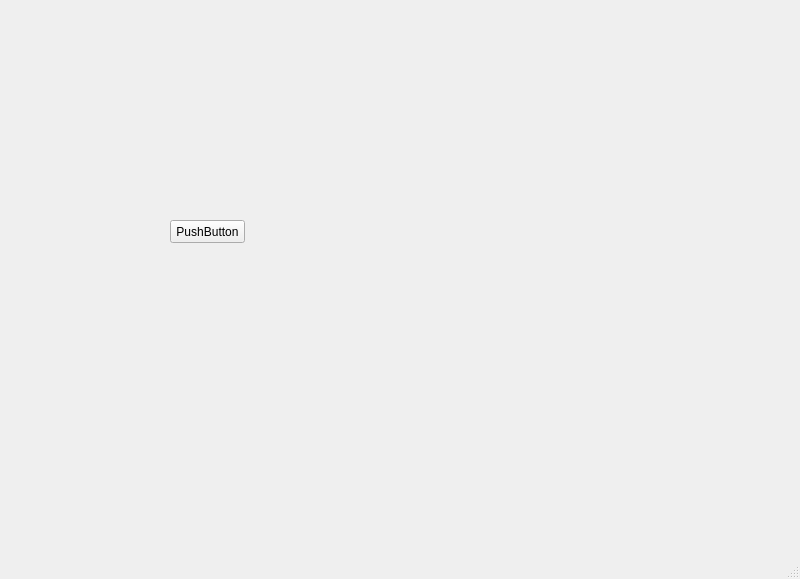
<?xml version="1.0" encoding="UTF-8"?>
<ui version="4.0">
 <class>programa1</class>
 <widget class="QMainWindow" name="programa1">
  <property name="geometry">
   <rect>
    <x>0</x>
    <y>0</y>
    <width>800</width>
    <height>579</height>
   </rect>
  </property>
  <property name="windowTitle">
   <string>MainWindow</string>
  </property>
  <widget class="QWidget" name="centralwidget">
   <widget class="QPushButton" name="pushButton">
    <property name="geometry">
     <rect>
      <x>170</x>
      <y>220</y>
      <width>75</width>
      <height>23</height>
     </rect>
    </property>
    <property name="text">
     <string>PushButton</string>
    </property>
   </widget>
  </widget>
  <widget class="QMenuBar" name="menubar">
   <property name="geometry">
    <rect>
     <x>0</x>
     <y>0</y>
     <width>800</width>
     <height>21</height>
    </rect>
   </property>
  </widget>
  <widget class="QStatusBar" name="statusbar"/>
 </widget>
 <resources/>
 <connections/>
</ui>
